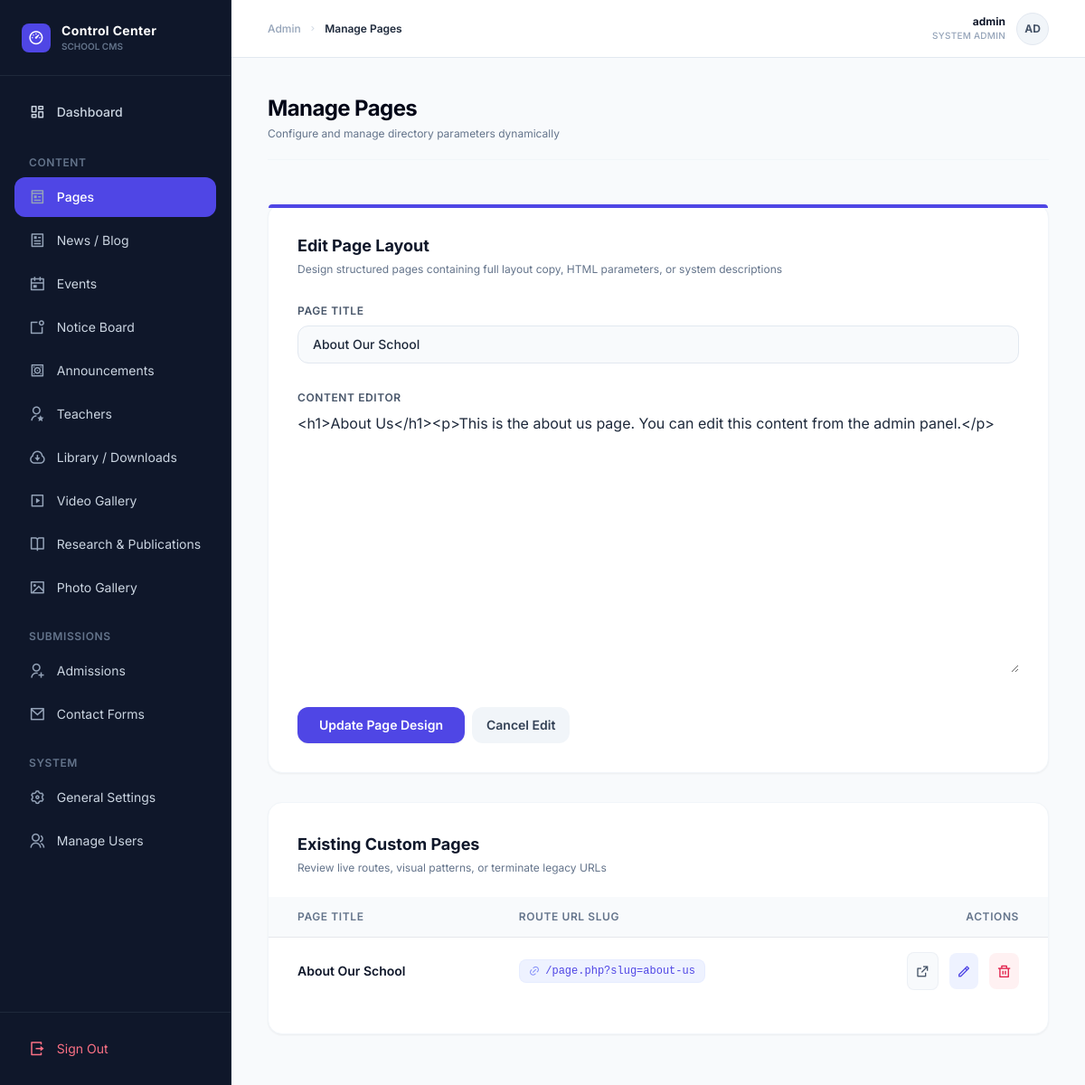
Page /admin/manage_pages.php?edit=1 (signed in) on the committed database.
### tables this page shows
CREATE TABLE `pages` (
  `id` int(11) NOT NULL,
  `title` varchar(255) NOT NULL,
  `slug` varchar(255) NOT NULL,
  `content` longtext NOT NULL,
  `created_at` timestamp NOT NULL DEFAULT current_timestamp()
);

### admin/manage_pages.php (the view, shortened to what this page needs)
<?php
include '../includes/admin_header.php';
$edit_page = null;
if (isset($_GET['edit'])) {
    $id_to_edit = $_GET['edit'];
    $stmt = $conn->prepare("SELECT * FROM pages WHERE id = ?");
    $stmt->bind_param("i", $id_to_edit);
    $stmt->execute();
    $result = $stmt->get_result();
    $edit_page = $result->fetch_assoc();
}
$pages_result = $conn->query("SELECT id, title, slug FROM pages ORDER BY title ASC");
?>
<div class="max-w-6xl mx-auto space-y-8 py-4">
    <div class="bg-white rounded-2xl border border-slate-100 shadow-sm p-6 lg:p-8 relative">
        <div class="absolute top-0 left-0 right-0 h-1 bg-indigo-600 rounded-t-2xl"></div>
        <div class="mb-6">
            <h3 class="text-lg font-bold text-slate-900"><?= $edit_page ? 'Edit Page Layout' : 'Create New Custom Page' ?></h3>
            <p class="text-xs text-slate-500 mt-1">Design structured pages containing full layout copy, HTML parameters, or system descriptions</p>
        </div>
        <form action="manage_pages.php" method="POST" class="space-y-6">
            <div class="space-y-1.5">
                <label for="title" class="text-xs font-semibold text-slate-600 uppercase tracking-wider">Page Title</label>
                <input
                    type="text"
                    name="title"
                    id="title"
                    value="<?= htmlspecialchars($edit_page['title'] ?? '') ?>"
                    placeholder="e.g. Terms of Service"
                    class="w-full px-4 py-2.5 bg-slate-50 border border-slate-200 rounded-xl focus:outline-none focus:ring-2 focus:ring-indigo-500/20 focus:border-indigo-500 focus:bg-white text-sm transition font-medium"
                    required
                >
            </div>
            <div class="space-y-1.5">
                <label for="content" class="text-xs font-semibold text-slate-600 uppercase tracking-wider">Content Editor</label>
                <textarea
                    name="content"
                    id="content"
                    rows="12"
                    placeholder="Populate page markup here..."
                    class="w-full"
                ><?= htmlspecialchars($edit_page['content'] ?? '') ?></textarea>
            </div>
            <div class="flex items-center gap-2 pt-2">
                <button
                    type="submit"
                    class="bg-indigo-600 hover:bg-indigo-700 text-white text-sm font-semibold py-2.5 px-6 rounded-xl transition shadow-sm active:scale-[0.98]"
                >
                    <?= $edit_page ? 'Update Page Design' : 'Publish New Page' ?>
                </button>
                <?php if ($edit_page): ?>
                    <a
                        href="manage_pages.php"
                        class="bg-slate-100 hover:bg-slate-200 text-slate-700 text-sm font-semibold py-2.5 px-4 rounded-xl transition"
                    >
                        Cancel Edit
                    </a>
                <?php endif; ?>
            </div>
        </form>
    </div>
    <div class="bg-white rounded-2xl border border-slate-100 shadow-sm p-6 lg:p-8 overflow-hidden">
        <div class="mb-6">
            <h3 class="text-lg font-bold text-slate-900">Existing Custom Pages</h3>
            <p class="text-xs text-slate-500 mt-1">Review live routes, visual patterns, or terminate legacy URLs</p>
        </div>
        <div class="overflow-x-auto -mx-6 lg:-mx-8">
            <table class="min-w-full divide-y divide-slate-150">
                <thead class="bg-slate-50">
                    <tr>
                        <th class="px-6 lg:px-8 py-3.5 text-left text-xs font-semibold text-slate-500 uppercase tracking-wider">Page Title</th>
                        <th class="px-6 py-3.5 text-left text-xs font-semibold text-slate-500 uppercase tracking-wider">Route URL Slug</th>
                        <th class="px-6 lg:px-8 py-3.5 text-right text-xs font-semibold text-slate-500 uppercase tracking-wider">Actions</th>
                    </tr>
                </thead>
                <tbody class="bg-white divide-y divide-slate-100">
                    <?php if ($pages_result && $pages_result->num_rows > 0): ?>
                        <?php while ($page = $pages_result->fetch_assoc()): ?>
                        <tr class="hover:bg-slate-50/40 transition">
                            <td class="px-6 lg:px-8 py-4 whitespace-nowrap text-sm font-semibold text-slate-900">
                                <?= htmlspecialchars($page['title']) ?>
                            </td>
                            <td class="px-6 py-4 whitespace-nowrap text-sm text-slate-500">
                                <span class="font-mono text-xs text-indigo-600 bg-indigo-50 border border-indigo-100/50 px-2.5 py-1 rounded-lg inline-flex items-center gap-1.5">
                                    <i class="ri-link text-indigo-400"></i>
                                    /page.php?slug=<?= htmlspecialchars($page['slug']) ?>
                                </span>
                            </td>
                            <td class="px-6 lg:px-8 py-4 whitespace-nowrap text-right text-sm font-medium">
                                <div class="flex items-center justify-end gap-3">
                                    <a
                                        href="../page.php?slug=<?= htmlspecialchars($page['slug']) ?>"
                                        target="_blank"
                                        class="p-2 bg-slate-50 hover:bg-slate-100 text-slate-600 rounded-lg transition inline-flex items-center justify-center border border-slate-200/50"
                                        title="View Page on Website"
                                    >
                                        <i class="ri-external-link-line text-base"></i>
                                    </a>
                                    <a
                                        href="manage_pages.php?edit=<?= $page['id'] ?>"
                                        class="p-2 bg-indigo-50 hover:bg-indigo-100 text-indigo-600 rounded-lg transition inline-flex items-center justify-center"
                                        title="Modify Configuration"
                                    >
                                        <i class="ri-pencil-line text-base"></i>
                                    </a>
                                    <form
                                        action="manage_pages.php"
                                        method="POST"
                                        class="inline-block"
                                        onsubmit="return confirm('Delete this page permanently?');"
                                    >
                                        <button
                                            type="submit"
                                            name="delete"
                                            class="p-2 bg-rose-50 hover:bg-rose-100 text-rose-600 rounded-lg transition inline-flex items-center justify-center"
                                            title="Permanently Delete Page"
                                        >
                                            <i class="ri-delete-bin-line text-base"></i>
                                        </button>
                                    </form>
                                </div>
                            </td>
                        </tr>
                        <?php endwhile; ?>
                    <?php endif; ?>
                </tbody>
            </table>
        </div>
    </div>
</div>
<?php
include '../includes/admin_footer.php';
?>

### includes/admin_header.php (style rules this page uses)
body { font-family: 'Inter', sans-serif; }

### rows in the picture
pages: title "About Our School", content "<h1>About Us</h1><p>This is the about us page. You can edit this content from the admin panel.</p>", slug "about-us"

### other values in the picture
$page_title "Manage Pages"
$_SESSION["admin_username"] "admin"
substr(htmlspecialchars($_SESSION["admin_username"] ?? 'Ad'), 0, 2) "AD"
